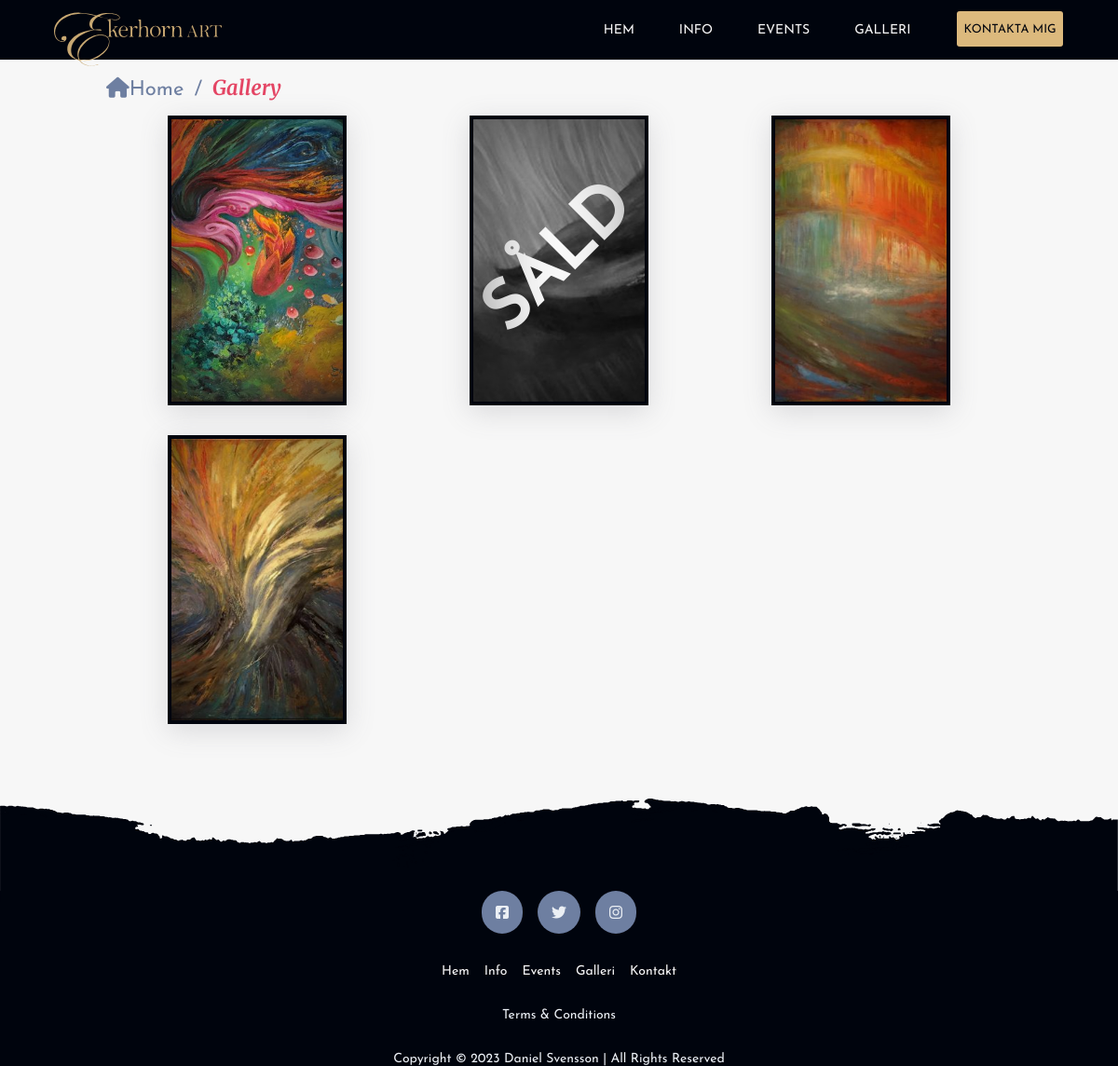
Page /gallery/ on the committed database.
### gallery/models.py (models this page shows, shortened)
class Painting(models.Model):
    id = models.AutoField(primary_key=True)
    name = models.CharField(max_length=46)
    painting = models.ImageField(upload_to="gallery/images")
    poem = models.TextField()
    sold = models.BooleanField(default=False)
    width = models.DecimalField(max_digits=3, decimal_places=2, null=True, blank=True)
    height = models.DecimalField(max_digits=3, decimal_places=2, null=True, blank=True)
    def get_resized_image_urls(self):
        painting_file_name = process_name(self.name)
        painting_image_urls = {}
        for i in range(4):
            painting_image_urls[f'img_{i}_url'] = f"{settings.MEDIA_URL}gallery/images/{painting_file_name}/{self.id}_{painting_file_name}_{i}.jpg"
            painting_image_urls[f'webp_{i}_url'] = f"{settings.MEDIA_URL}gallery/images/{painting_file_name}/{self.id}_{painting_file_name}_{i}.webp"
        return painting_image_urls

### gallery/views.py (the view)
# urls.py: path("", views.index, name="index"),
def index(request):
    return render(request, "gallery/index.html", {
        "paintings": Painting.objects.all().order_by("-id")
    })

### gallery/models.py (called while the page is built)
def process_name(painting_name):
    processed_name = painting_name.lower().replace(" ", "_").replace("ö", "o").replace("ä", "a").replace("å", "a").translate(str.maketrans("", "", "/:*?!#&\"<>|"))
    return processed_name

### gallery/templates/gallery/index.html (shortened to what this page needs)
{% extends "home/layout.html" %} {% load static %} {% block head %}
<link href="{% static 'gallery/styles.css' %}" rel="stylesheet" />
{% endblock %} {% block content %}
<section class="breadcrumbs">
  <a href="{% url 'home:index' %}"><i class="fa-solid fa-house"></i>Home</a>
  <p>/</p>
  <h1>Gallery</h1>
</section>
<section class="paintings">
  {% for painting in paintings %}
  <a href="{% url 'gallery:painting' painting.id %}">
    <div class="box card__article">
      {% if painting.sold %}
      <div class="vignette sold">
      {% else %}
      <div class="vignette">
        {% endif %}
        <img src="{{ painting.get_resized_image_urls.img_1_url }}" alt="{{ painting.name }}" />
      </div>
    </div>
  </a>
  {% empty %}
  <p>No paintings</p>
  {% endfor %}
</section>
{% endblock %}

### home/static/home/layout.css (style rules this page uses)
:root { --a-main: #122849; --b-main: #e44564; --a-dark: #18293b; --a-medium: #6e7fa1; --a-light: #ebeff4; --b-light: #fde9ec; --accent: #dcb97d; --neutral: #f7f7f7; --dark: #00040d; --main-margin: clamp(0.5em, -1.51513em + 11.515vw, 10em); }
* { margin: 0; padding: 0; box-sizing: border-box; }
html, body { scroll-behavior: smooth; }
body { overflow-x: hidden; width: 100%; background-color: var(--neutral); font-size: 1rem; font-family: Josefin-Sans, sans-serif; }
h1 { font-family: Merriweather, serif; }
p { font-family: Josefin-Sans, sans-serif; }

### gallery/static/gallery/styles.css (style rules this page uses)
h1 { font-size: 22px; color: var(--b-main); padding: 0; margin: 0; }
.breadcrumbs { width: 100%; display: flex; align-items: flex-end; padding: 16px 0; }
main .breadcrumbs a { color: var(--a-medium); text-decoration: none; font-size: 22px; }
main .breadcrumbs p, main .breadcrumbs i { color: var(--a-medium); }
main .breadcrumbs p { margin: 0 0.5em; font-size: 22px; }
.paintings { width: 100%; display: grid; grid-row-gap: 2em; grid-template-columns: repeat(auto-fit, minmax(16em, 1fr)); justify-items: center; align-items: center; }
.box { width: 12em; height: 19.416em; border: 4px solid var(--dark); box-shadow: rgba(100, 100, 111, 0.2) 0px 7px 29px 0px; overflow: hidden; cursor: pointer; position: relative; transition: 0.5s ease-in-out; }
.box img { width: 100%; height: 100%; object-fit: cover; }
.sold { filter: grayscale(100%); }
.sold::before { content: "SÅLD"; position: absolute; transform: translate(-50%, -50%) rotate(315deg); color: white; top: 50%; left: 50%; font-size: 72px; font-weight: 700; transition: 0.5s ease-in-out; }
.vignette { position: relative; display: inline-block; height: 100%; width: 100%; }
.vignette > img { display: block; }
.vignette::after { content: ""; position: absolute; left: 0; top: 0; width: 100%; height: 100%; box-shadow: inset 0 0 100px rgba(0, 0, 0, 0.6); }
.card__article { position: relative; overflow: hidden; }

### rows in the picture
Painting: shows a picture
Painting: shows a picture
Painting: shows a picture
Painting: shows a picture
